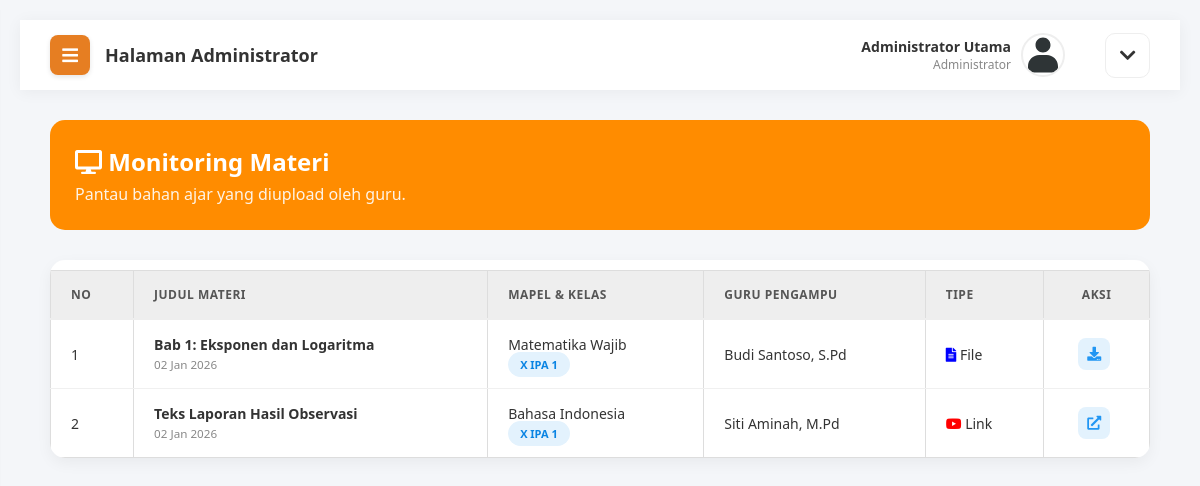
Screenshot of /admin/monitoring_materi.php (signed in) with the database file from the repository.
### tables this page shows
CREATE TABLE `materi` (
  `id_materi` int(11) NOT NULL,
  `mapel_id` int(11) NOT NULL,
  `judul_materi` varchar(200) NOT NULL,
  `deskripsi` text DEFAULT NULL,
  `file_materi` varchar(255) DEFAULT NULL,
  `link_materi` varchar(255) DEFAULT NULL,
  `tanggal_upload` datetime DEFAULT current_timestamp()
);

CREATE TABLE `mapel` (
  `id_mapel` int(11) NOT NULL,
  `kode_mapel` varchar(20) DEFAULT NULL,
  `nama_mapel` varchar(100) NOT NULL,
  `guru_id` int(11) DEFAULT NULL,
  `kelas_id` int(11) DEFAULT NULL,
  `hari` varchar(20) DEFAULT NULL,
  `jam_mulai` time DEFAULT NULL,
  `jam_selesai` time DEFAULT NULL
);

CREATE TABLE `kelas` (
  `id_kelas` int(11) NOT NULL,
  `nama_kelas` varchar(20) NOT NULL,
  `wali_kelas_id` int(11) DEFAULT NULL
);

CREATE TABLE `users` (
  `id_user` int(11) NOT NULL,
  `username` varchar(50) NOT NULL,
  `password` varchar(255) NOT NULL,
  `nama_lengkap` varchar(100) NOT NULL,
  `email` varchar(100) DEFAULT NULL,
  `role` enum('admin','guru','siswa') NOT NULL,
  `foto_profil` varchar(255) DEFAULT 'default.jpg',
  `created_at` timestamp NOT NULL DEFAULT current_timestamp()
);

### admin/monitoring_materi.php (the view, shortened to what this page needs)
<?php include 'header.php'; ?>
<div class="welcome-banner" style="background: linear-gradient(to right, #FF8C00, #FF8C00); color: white; padding: 25px; border-radius: 15px; margin-bottom: 30px;">
    <h2 style="margin: 0; font-size: 24px;"><i class="fas fa-desktop"></i> Monitoring Materi</h2>
    <p style="margin: 5px 0 0 0; opacity: 0.9;">Pantau bahan ajar yang diupload oleh guru.</p>
</div>
<div class="table-responsive">
    <table class="table-modern">
        <thead>
            <tr>
                <th>No</th>
                <th>Judul Materi</th>
                <th>Mapel & Kelas</th>
                <th>Guru Pengampu</th>
                <th>Tipe</th>
                <th style="text-align: center;">Aksi</th>
            </tr>
        </thead>
        <tbody>
            <?php
            $no = 1;
            $query = "SELECT materi.*, mapel.nama_mapel, users.nama_lengkap, kelas.nama_kelas
                      FROM materi
                      JOIN mapel ON materi.mapel_id = mapel.id_mapel
                      JOIN users ON mapel.guru_id = users.id_user
                      JOIN kelas ON mapel.kelas_id = kelas.id_kelas
                      ORDER BY materi.tanggal_upload DESC";
            $result = mysqli_query($koneksi, $query);
            while($d = mysqli_fetch_array($result)){
                $is_link = ($d['link_materi'] != "");
            ?>
            <tr>
                <td><?php echo $no++; ?></td>
                <td>
                    <b><?php echo $d['judul_materi']; ?></b><br>
                    <small style="color: #888;"><?php echo date('d M Y', strtotime($d['tanggal_upload'])); ?></small>
                </td>
                <td>
                    <?php echo $d['nama_mapel']; ?> <br>
                    <span class="badge-status bg-info"><?php echo $d['nama_kelas']; ?></span>
                </td>
                <td><?php echo $d['nama_lengkap']; ?></td>
                <td>
                    <?php if($is_link) { echo '<i class="fab fa-youtube" style="color:red;"></i> Link'; }
                          else { echo '<i class="fas fa-file-alt" style="color:blue;"></i> File'; } ?>
                </td>
                <td style="text-align: center;">
                    <?php if($is_link){ ?>
                        <a href="<?php echo $d['link_materi']; ?>" target="_blank" class="btn-action-small btn-edit"><i class="fas fa-external-link-alt"></i></a>
                    <?php } else { ?>
                        <a href="../uploads/materi/<?php echo $d['file_materi']; ?>" target="_blank" class="btn-action-small btn-edit"><i class="fas fa-download"></i></a>
                    <?php } ?>
                </td>
            </tr>
            <?php } ?>
        </tbody>
    </table>
</div>
<?php include 'footer.php'; ?>

### assets/css/style.css (style rules this page uses)
body { background-color: #f4f6f9; font-family: 'Poppins', 'Segoe UI', sans-serif; margin: 0; height: 100vh; display: flex; justify-content: center; align-items: center; overflow: hidden; }
table { width: 100%; border-collapse: collapse; margin-top: 10px; }
table, th, td { border: 1px solid #ddd; }
th, td { padding: 12px; text-align: left; }
th { background-color: #eee; }
body, html { margin: 0; padding: 0; width: 100%; height: 100%; font-family: 'Poppins', sans-serif; overflow-x: hidden; }
body { background-color: #f4f6f9; font-family: 'Segoe UI', 'Poppins', sans-serif; margin: 0; overflow-x: hidden; }
.badge-status { padding: 5px 12px; border-radius: 20px; font-size: 11px; font-weight: 700; text-transform: uppercase; }
.bg-info { background-color: #e3f2fd; color: #0984e3; }
.table-responsive { overflow-x: auto; background: #fff; border-radius: 15px; box-shadow: 0 5px 15px rgba(0,0,0,0.05); }
.table-modern { width: 100%; border-collapse: collapse; font-size: 14px; color: #333; }
.table-modern thead { background-color: #f8f9fa; border-bottom: 2px solid #eee; }
.table-modern th { padding: 15px 20px; text-align: left; font-weight: 700; color: #555; text-transform: uppercase; font-size: 12px; letter-spacing: 0.5px; }
.table-modern td { padding: 15px 20px; vertical-align: middle; border-bottom: 1px solid #f0f0f0; }
.table-modern tr:last-child td { border-bottom: none; }
.btn-action-small { width: 32px; height: 32px; display: inline-flex; justify-content: center; align-items: center; border-radius: 8px; text-decoration: none; transition: 0.2s; margin-right: 5px; }
.btn-edit { background: #e3f2fd; color: #2196f3; }
@media screen and (max-width: 1440px) { .table-responsive { display: block; width: 100%; overflow-x: auto; } }
body.dashboard-body { height: auto !important; display: block !important; overflow-x: hidden !important; overflow-y: auto !important; }

### rows the page displays
materi: judul_materi "Bab 1: Eksponen dan Logaritma", tanggal_upload "02 Jan 2026", mapel.nama_mapel "Matematika Wajib", kelas.nama_kelas "X IPA 1", users.nama_lengkap "Budi Santoso, S.Pd", link_materi "File"
materi: judul_materi "Teks Laporan Hasil Observasi", tanggal_upload "02 Jan 2026", mapel.nama_mapel "Bahasa Indonesia", kelas.nama_kelas "X IPA 1", users.nama_lengkap "Siti Aminah, M.Pd", shows "Link"

### other values shown
$_SESSION['nama_lengkap'] "Administrator Utama"
